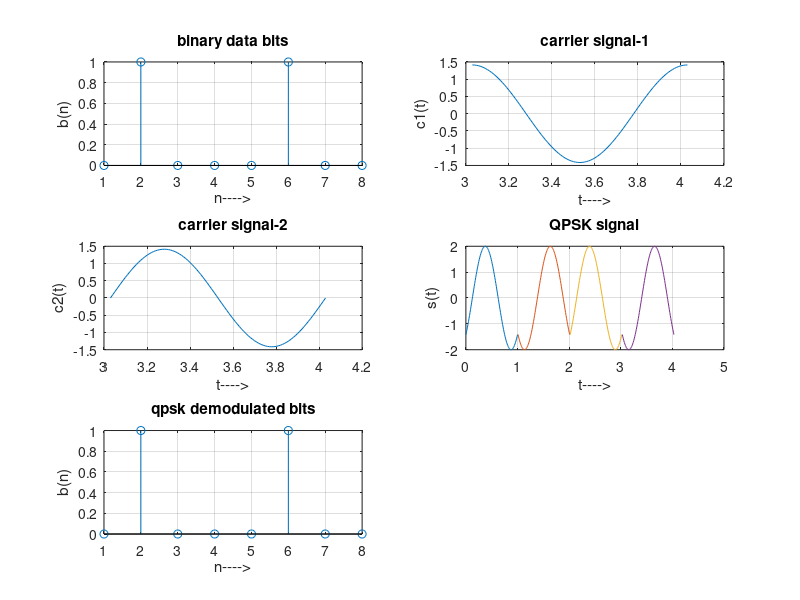

Here is the MATLAB script that generated this plot:
% QPSK Modulation
clc;
clear all;
close all;
%GENERATE QUADRATURE CARRIER SIGNAL
Tb=1;t=0:(Tb/100):Tb;fc=1;
c1=sqrt(2/Tb)*cos(2*pi*fc*t);
c2=sqrt(2/Tb)*sin(2*pi*fc*t);
%generate message signal
N=8;m=rand(1,N);
t1=0;t2=Tb
for i=1:2:(N-1)
t=[t1:(Tb/100):t2]
if m(i)>0.5
m(i)=1;
m_s=ones(1,length(t));
else
m(i)=0;
m_s=-1*ones(1,length(t));
end
%odd bits modulated signal
odd_sig(i,:)=c1.*m_s;
if m(i+1)>0.5
m(i+1)=1;
m_s=ones(1,length(t));
else
m(i+1)=0;
m_s=-1*ones(1,length(t));
end
%even bits modulated signal
even_sig(i,:)=c2.*m_s;
%qpsk signal
qpsk=odd_sig+even_sig;
%Plot the QPSK modulated signal
subplot(3,2,4);
plot(t,qpsk(i,:));
title('QPSK signal');
xlabel('t---->');
ylabel('s(t)');
grid on;
hold on;
t1=t1+(Tb+.01);
t2=t2+(Tb+.01);
end
hold off
%Plot the binary data bits and carrier signal
subplot(3,2,1);
stem(m);
title('binary data bits');
xlabel('n---->');
ylabel('b(n)');
grid on;
subplot(3,2,2);
plot(t,c1);
title('carrier signal-1');
xlabel('t---->');
ylabel('c1(t)');
grid on;
subplot(3,2,3);
plot(t,c2);
title('carrier signal-2');
xlabel('t---->');
ylabel('c2(t)');
grid on;
% QPSK Demodulation
t1=0;t2=Tb
for i=1:N-1
t=[t1:(Tb/100):t2]
%correlator
x1=sum(c1.*qpsk(i,:));
x2=sum(c2.*qpsk(i,:));
%decision device
if (x1>0&&x2>0)
demod(i)=1;
demod(i+1)=1;
elseif (x1>0&&x2<0)
demod(i)=1;
demod(i+1)=0;
elseif (x1<0&&x2<0)
demod(i)=0;
demod(i+1)=0;
elseif (x1<0&&x2>0)
demod(i)=0;
demod(i+1)=1;
end
t1=t1+(Tb+.01); t2=t2+(Tb+.01);
end
subplot(3,2,5);
stem(demod);
title('qpsk demodulated bits');
xlabel('n---->');
ylabel('b(n)');
grid on;